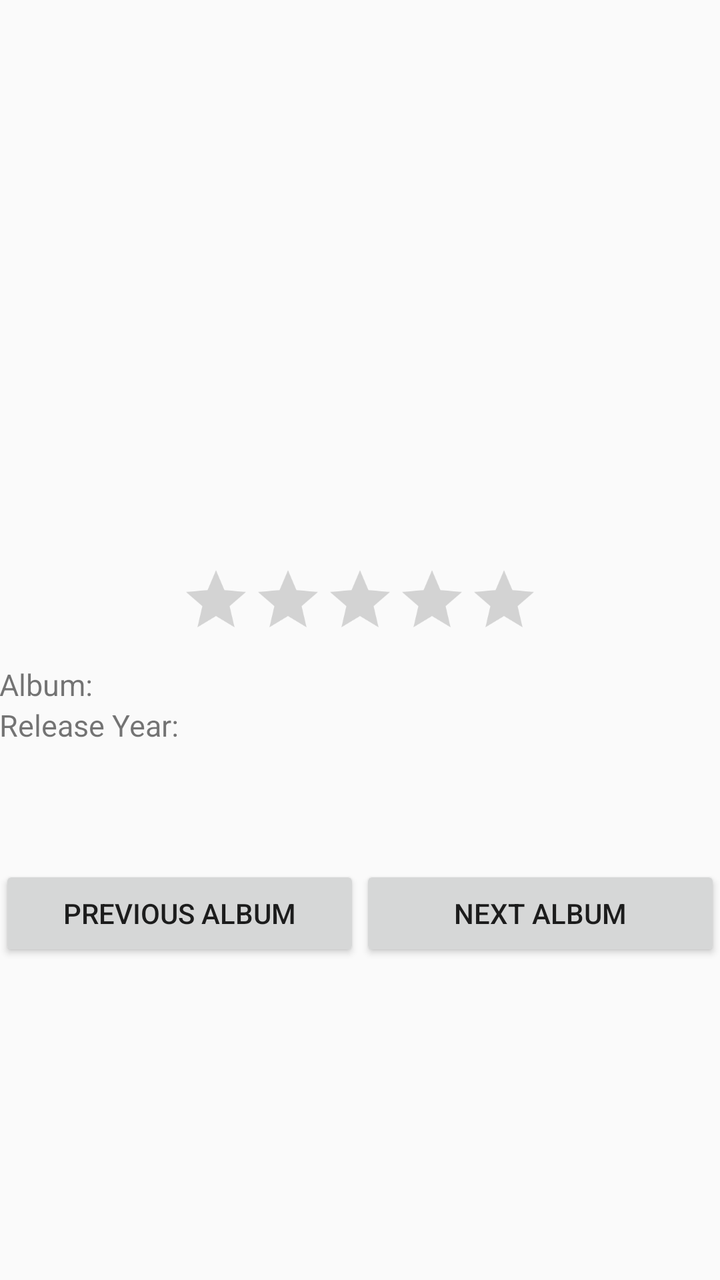
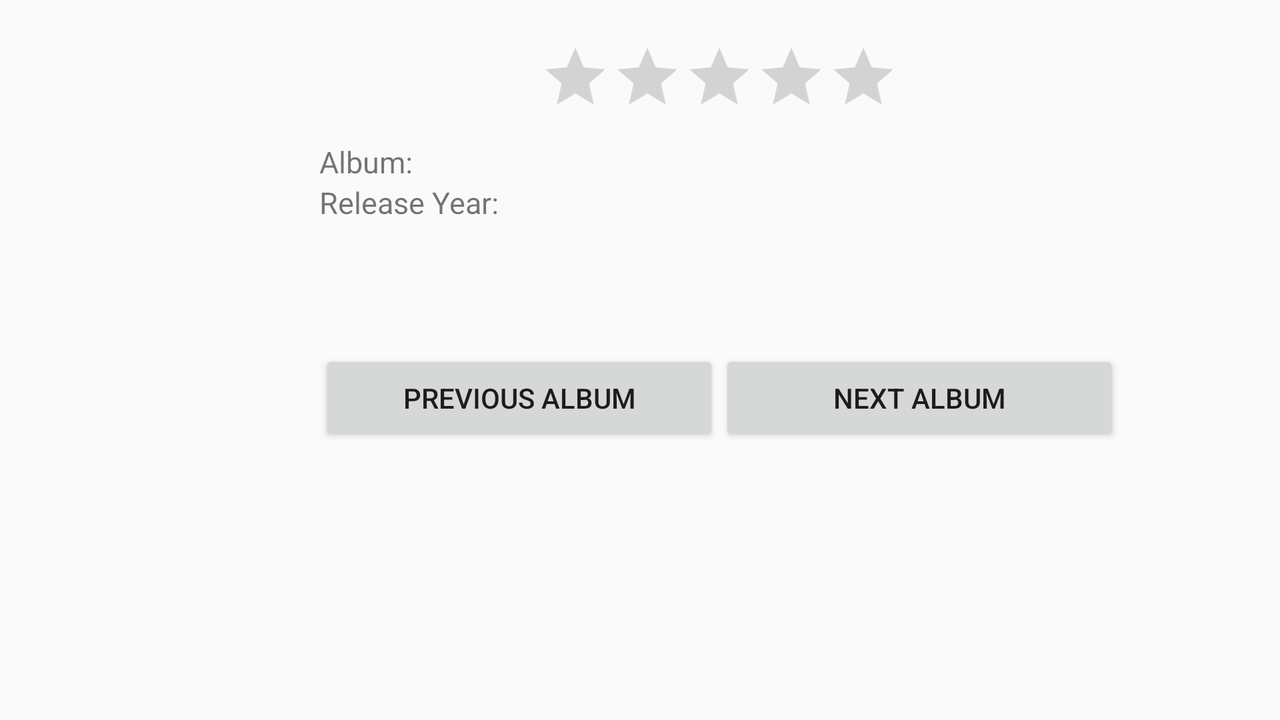

An Android layout and its configuration variant, each rendered on a device that would load it. The default file and the variant file are quoted in full after the pictures.
<!-- AndroidManifest.xml: application theme AppTheme -->
<!-- res/layout/content_main.xml -->
<?xml version="1.0" encoding="utf-8"?>
<LinearLayout xmlns:android="http://schemas.android.com/apk/res/android"
xmlns:app="http://schemas.android.com/apk/res-auto"
xmlns:tools="http://schemas.android.com/tools"
android:id="@+id/content_main"
android:layout_width="match_parent"
android:layout_height="match_parent"
android:paddingBottom="@dimen/activity_vertical_margin"
android:paddingLeft="@dimen/activity_horizontal_margin"
android:paddingRight="@dimen/activity_horizontal_margin"
android:paddingTop="@dimen/activity_vertical_margin"
android:orientation="vertical"
app:layout_behavior="@string/appbar_scrolling_view_behavior"
tools:context="com.example.evangarcia.lab2.MainActivity"
tools:showIn="@layout/activity_main">

<ImageView
    android:layout_width="225dp"
    android:layout_height="225dp"
    android:id="@+id/AlbumImageView"
    android:layout_gravity="center"
    android:layout_marginBottom="50dp"
    />


<LinearLayout
    android:orientation="horizontal"
    android:gravity="center_horizontal"
    android:layout_width="match_parent"
    android:layout_height="wrap_content">

    <RatingBar
        android:layout_width="wrap_content"
        android:layout_height="wrap_content"
        android:numStars="5"
        android:layout_gravity="center"
        android:id="@+id/RatingBarView"
        android:scaleX=".75"
        android:scaleY=".75"/>

</LinearLayout>

<LinearLayout
    android:layout_width="match_parent"
    android:layout_height="wrap_content">

    <TextView
        android:id="@+id/nameLabelTextView"
        android:text="@string/AlbumNameDisplay"
        android:layout_width="0dp"
        android:layout_height="wrap_content"
        android:layout_weight="1"
        android:textSize="15dp"
        />

    <TextView
        android:layout_width="match_parent"
        android:layout_height="wrap_content"
        android:layout_gravity="center"
        android:id="@+id/NameTextView"
        />


</LinearLayout>


<LinearLayout
    android:layout_width="match_parent"
    android:layout_height="wrap_content">

    <TextView
        android:id="@+id/yearLabelTextView"
        android:text="@string/AlbumYearDisplay"
        android:layout_width="0dp"
        android:layout_height="wrap_content"
        android:layout_weight="1"
        android:textSize="15dp"
        />

    <TextView
        android:layout_width="match_parent"
        android:layout_height="wrap_content"
        android:layout_gravity="center"
        android:id="@+id/YearTextView"
        />


</LinearLayout>

<LinearLayout
    android:orientation="horizontal"
    android:layout_width="match_parent"
    android:layout_height="wrap_content"
    android:layout_marginTop="60dp">

    <Button
        android:text="@string/previousButtonString"
        android:layout_width="10dp"
        android:layout_height="wrap_content"
        android:id="@+id/AlbumPreviousButton"
        android:layout_weight="1"

        />

    <Button
        android:text="@string/nextButtonString"
        android:layout_width="10dp"
        android:layout_height="wrap_content"
        android:id="@+id/AlbumNextButton"
        android:layout_weight="1"

        />

</LinearLayout>


</LinearLayout>
<!-- res/layout/activity_main.xml (included above) -->
<?xml version="1.0" encoding="utf-8"?>
<android.support.design.widget.CoordinatorLayout xmlns:android="http://schemas.android.com/apk/res/android"
    xmlns:app="http://schemas.android.com/apk/res-auto"
    xmlns:tools="http://schemas.android.com/tools"
    android:layout_width="match_parent"
    android:layout_height="match_parent"
    android:fitsSystemWindows="true"
    tools:context="com.example.evangarcia.lab2.MainActivity">

    <android.support.design.widget.AppBarLayout
        android:layout_width="match_parent"
        android:layout_height="wrap_content"
        android:theme="@style/AppTheme.AppBarOverlay">

        <android.support.v7.widget.Toolbar
            android:id="@+id/toolbar"
            android:layout_width="match_parent"
            android:layout_height="?attr/actionBarSize"
            android:background="?attr/colorPrimary"
            app:popupTheme="@style/AppTheme.PopupOverlay" />

    </android.support.design.widget.AppBarLayout>

    <include layout="@layout/content_main" />

</android.support.design.widget.CoordinatorLayout>
<!-- resources referenced by this layout -->
<resources>
  <string name="AlbumNameDisplay">Album: </string>
  <string name="AlbumYearDisplay">Release Year: </string>
  <string name="nextButtonString">Next Album</string>
  <string name="previousButtonString">Previous Album</string>
  <style name="AppTheme.AppBarOverlay" parent="ThemeOverlay.AppCompat.Dark.ActionBar" />
  <style name="AppTheme.PopupOverlay" parent="ThemeOverlay.AppCompat.Light" />
  <style name="AppTheme" parent="Theme.AppCompat.Light.DarkActionBar">
          
          <item name="colorPrimary">@android:color/holo_blue_dark</item>
          <item name="colorPrimaryDark">@android:color/holo_blue_dark</item>
          <item name="colorAccent">@android:color/darker_gray</item>
      </style>
</resources>
<!-- res/layout-land/content_main.xml (the repository's variant of the layout above) -->
<!-- drawn on the phone turned sideways -->
<?xml version="1.0" encoding="utf-8"?>
<LinearLayout xmlns:android="http://schemas.android.com/apk/res/android"
xmlns:app="http://schemas.android.com/apk/res-auto"
xmlns:tools="http://schemas.android.com/tools"
android:id="@+id/content_main"
android:layout_width="match_parent"
android:layout_height="match_parent"
android:paddingBottom="@dimen/activity_vertical_margin"
android:paddingLeft="@dimen/activity_horizontal_margin"
android:paddingRight="@dimen/activity_horizontal_margin"
android:paddingTop="@dimen/activity_vertical_margin"
android:orientation="horizontal"
app:layout_behavior="@string/appbar_scrolling_view_behavior"
tools:context="com.example.evangarcia.lab2.MainActivity"
tools:showIn="@layout/activity_main">

    <ImageView
        android:layout_width="150dp"
        android:layout_height="150dp"
        android:id="@+id/AlbumImageView"
        android:layout_gravity="center"
        android:layout_marginBottom="50dp"
        android:layout_marginRight="10dp"
        />

    <LinearLayout
        android:layout_width="wrap_content"
        android:layout_height="wrap_content"
        android:orientation="vertical"
        android:gravity="center">

<LinearLayout
    android:orientation="vertical"
    android:gravity="center"
    android:layout_width="400dp"
    android:layout_height="125dp">

    <RatingBar
        android:layout_width="wrap_content"
        android:layout_height="wrap_content"
        android:numStars="5"
        android:layout_gravity=""
        android:id="@+id/RatingBarView"
        android:scaleX=".75"
        android:scaleY=".75"/>

<LinearLayout
    android:layout_width="match_parent"
    android:layout_height="wrap_content">
    <TextView
        android:id="@+id/nameLabelTextView"
        android:text="@string/AlbumNameDisplay"
        android:layout_width="0dp"
        android:layout_height="wrap_content"
        android:layout_weight="1"
        android:textSize="15dp"
        />

    <TextView
        android:layout_width="match_parent"
        android:layout_height="wrap_content"
        android:layout_gravity="center"
        android:id="@+id/NameTextView"
        />
</LinearLayout>
    <LinearLayout
        android:layout_width="match_parent"
        android:layout_height="wrap_content">
    <TextView
        android:id="@+id/yearLabelTextView"
        android:text="@string/AlbumYearDisplay"
        android:layout_width="0dp"
        android:layout_height="wrap_content"
        android:layout_weight="1"
        android:textSize="15dp"
        />

    <TextView
        android:layout_width="match_parent"
        android:layout_height="wrap_content"
        android:layout_gravity="center"
        android:id="@+id/YearTextView"
        />
    </LinearLayout>

</LinearLayout>

<LinearLayout
    android:orientation="horizontal"
    android:layout_width="match_parent"
    android:layout_height="wrap_content"
    android:layout_marginTop="50dp">

    <Button
        android:text="@string/previousButtonString"
        android:layout_width="5dp"
        android:layout_height="wrap_content"
        android:id="@+id/AlbumPreviousButton"
        android:layout_weight="1"

        />

    <Button
        android:text="@string/nextButtonString"
        android:layout_width="5dp"
        android:layout_height="wrap_content"
        android:id="@+id/AlbumNextButton"
        android:layout_weight="1"

        />

</LinearLayout>
</LinearLayout>
</LinearLayout>
<!-- res/layout/content_main.xml (included above) -->
<?xml version="1.0" encoding="utf-8"?>
<LinearLayout xmlns:android="http://schemas.android.com/apk/res/android"
xmlns:app="http://schemas.android.com/apk/res-auto"
xmlns:tools="http://schemas.android.com/tools"
android:id="@+id/content_main"
android:layout_width="match_parent"
android:layout_height="match_parent"
android:paddingBottom="@dimen/activity_vertical_margin"
android:paddingLeft="@dimen/activity_horizontal_margin"
android:paddingRight="@dimen/activity_horizontal_margin"
android:paddingTop="@dimen/activity_vertical_margin"
android:orientation="vertical"
app:layout_behavior="@string/appbar_scrolling_view_behavior"
tools:context="com.example.evangarcia.lab2.MainActivity"
tools:showIn="@layout/activity_main">

<ImageView
    android:layout_width="225dp"
    android:layout_height="225dp"
    android:id="@+id/AlbumImageView"
    android:layout_gravity="center"
    android:layout_marginBottom="50dp"
    />


<LinearLayout
    android:orientation="horizontal"
    android:gravity="center_horizontal"
    android:layout_width="match_parent"
    android:layout_height="wrap_content">

    <RatingBar
        android:layout_width="wrap_content"
        android:layout_height="wrap_content"
        android:numStars="5"
        android:layout_gravity="center"
        android:id="@+id/RatingBarView"
        android:scaleX=".75"
        android:scaleY=".75"/>

</LinearLayout>

<LinearLayout
    android:layout_width="match_parent"
    android:layout_height="wrap_content">

    <TextView
        android:id="@+id/nameLabelTextView"
        android:text="@string/AlbumNameDisplay"
        android:layout_width="0dp"
        android:layout_height="wrap_content"
        android:layout_weight="1"
        android:textSize="15dp"
        />

    <TextView
        android:layout_width="match_parent"
        android:layout_height="wrap_content"
        android:layout_gravity="center"
        android:id="@+id/NameTextView"
        />


</LinearLayout>


<LinearLayout
    android:layout_width="match_parent"
    android:layout_height="wrap_content">

    <TextView
        android:id="@+id/yearLabelTextView"
        android:text="@string/AlbumYearDisplay"
        android:layout_width="0dp"
        android:layout_height="wrap_content"
        android:layout_weight="1"
        android:textSize="15dp"
        />

    <TextView
        android:layout_width="match_parent"
        android:layout_height="wrap_content"
        android:layout_gravity="center"
        android:id="@+id/YearTextView"
        />


</LinearLayout>

<LinearLayout
    android:orientation="horizontal"
    android:layout_width="match_parent"
    android:layout_height="wrap_content"
    android:layout_marginTop="60dp">

    <Button
        android:text="@string/previousButtonString"
        android:layout_width="10dp"
        android:layout_height="wrap_content"
        android:id="@+id/AlbumPreviousButton"
        android:layout_weight="1"

        />

    <Button
        android:text="@string/nextButtonString"
        android:layout_width="10dp"
        android:layout_height="wrap_content"
        android:id="@+id/AlbumNextButton"
        android:layout_weight="1"

        />

</LinearLayout>


</LinearLayout>
